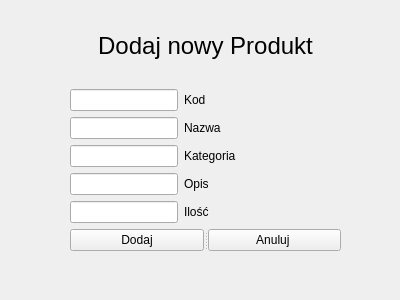
<?xml version="1.0" encoding="UTF-8"?>
<ui version="4.0">
 <class>AddProduct</class>
 <widget class="QWidget" name="AddProduct">
  <property name="geometry">
   <rect>
    <x>0</x>
    <y>0</y>
    <width>400</width>
    <height>300</height>
   </rect>
  </property>
  <property name="windowTitle">
   <string>Form</string>
  </property>
  <widget class="QWidget" name="">
   <property name="geometry">
    <rect>
     <x>70</x>
     <y>10</y>
     <width>271</width>
     <height>241</height>
    </rect>
   </property>
   <layout class="QVBoxLayout" name="verticalLayout_3">
    <item>
     <widget class="QLabel" name="label_3">
      <property name="text">
       <string>&lt;html&gt;&lt;head/&gt;&lt;body&gt;&lt;p align=&quot;center&quot;&gt;&lt;span style=&quot; font-size:18pt;&quot;&gt;Dodaj nowy Produkt&lt;/span&gt;&lt;/p&gt;&lt;/body&gt;&lt;/html&gt;</string>
      </property>
     </widget>
    </item>
    <item>
     <layout class="QFormLayout" name="formLayout">
      <item row="0" column="0">
       <layout class="QVBoxLayout" name="verticalLayout">
        <item>
         <widget class="QLineEdit" name="lineAddProductCode"/>
        </item>
        <item>
         <widget class="QLineEdit" name="lineAddProductName"/>
        </item>
        <item>
         <widget class="QLineEdit" name="lineAddProductCategory"/>
        </item>
        <item>
         <widget class="QLineEdit" name="lineAddProductDesc"/>
        </item>
        <item>
         <widget class="QLineEdit" name="lineAddProductQuantity"/>
        </item>
       </layout>
      </item>
      <item row="0" column="1">
       <layout class="QVBoxLayout" name="verticalLayout_2">
        <item>
         <widget class="QLabel" name="label">
          <property name="text">
           <string>Kod</string>
          </property>
         </widget>
        </item>
        <item>
         <widget class="QLabel" name="label_2">
          <property name="text">
           <string>Nazwa</string>
          </property>
         </widget>
        </item>
        <item>
         <widget class="QLabel" name="label_4">
          <property name="text">
           <string>Kategoria</string>
          </property>
         </widget>
        </item>
        <item>
         <widget class="QLabel" name="label_5">
          <property name="text">
           <string>Opis</string>
          </property>
         </widget>
        </item>
        <item>
         <widget class="QLabel" name="label_6">
          <property name="text">
           <string>Ilość</string>
          </property>
         </widget>
        </item>
       </layout>
      </item>
      <item row="1" column="0" colspan="2">
       <widget class="QSplitter" name="splitter">
        <property name="orientation">
         <enum>Qt::Horizontal</enum>
        </property>
        <widget class="QPushButton" name="AddProductButton">
         <property name="text">
          <string>Dodaj</string>
         </property>
        </widget>
        <widget class="QPushButton" name="CancelAddProductButton">
         <property name="text">
          <string>Anuluj </string>
         </property>
        </widget>
       </widget>
      </item>
     </layout>
    </item>
   </layout>
  </widget>
 </widget>
 <resources/>
 <connections/>
</ui>
